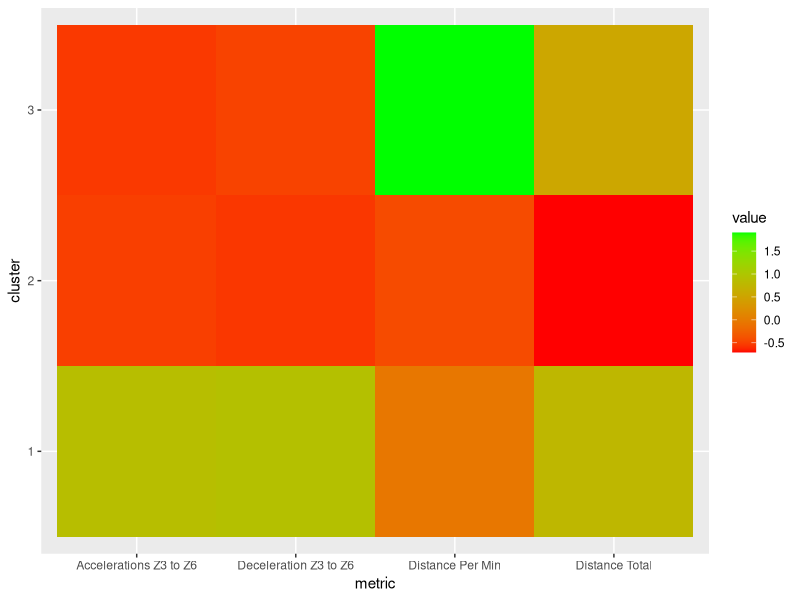
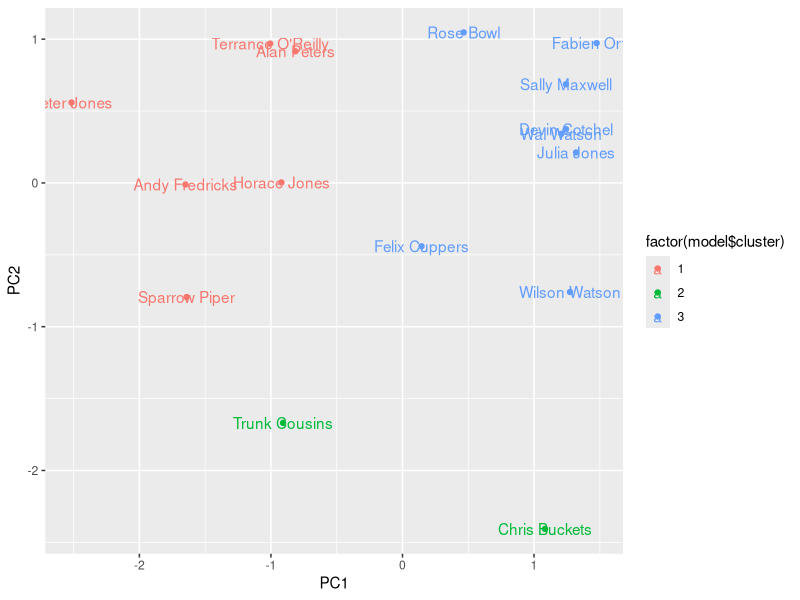
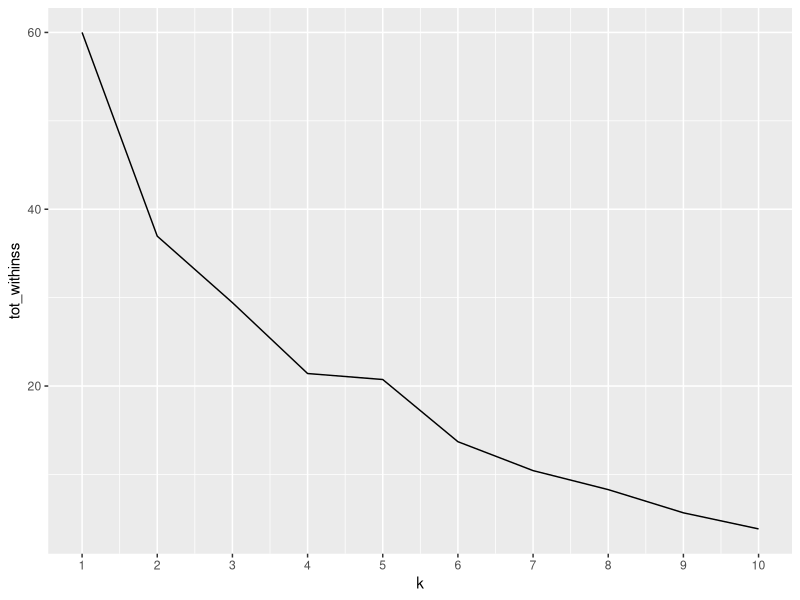

Source code (R) for these figures, in order:
rm(list=ls())
library(tidyverse)
library(lubridate)
library(purrr)

data <- read_csv('data/statsports.csv')

glimpse(data)

vars <- c(
  "Accelerations Z3 to Z6", 
  "Deceleration Z3 to Z6",
  "Distance Per Min",
  "Distance Total",
  #"Dynamic Stress Load",
  #"Sprints",
  "Player Display Name",
  "Type")

data <- data %>% 
  select(vars) %>%
  filter(Type == 'Training') %>% 
  select(-c("Type"))

data_by_athlete <- data %>% 
  group_by(`Player Display Name`) %>% 
  summarise_all(mean)  %>%
  mutate_if(is.numeric, scale)




glimpse(data_by_athlete)



model <- kmeans(data_by_athlete %>% select(-c(`Player Display Name`)), centers = 3)

library(tidyr)

centers_df <- as.data.frame(model$centers) %>% rownames_to_column("cluster")
gather(centers_df, k = metric, value = value, -cluster) %>%
  ggplot(aes(metric, cluster, fill = value)) + 
  geom_tile() +
  scale_fill_gradient(high = "green", low = "red")


data <- data_by_athlete %>% select(-c(`Player Display Name`))
pcs <- prcomp(data)
summary(pcs)


attributes(pcs)
pcs$x

model <- kmeans(data, centers = 3)
dd2 <- cbind(data_by_athlete, pcs$x, model$cluster)



ggplot(dd2, aes(PC1, PC2, label = `Player Display Name`, color = factor(model$cluster))) + 
  geom_point() + 
  geom_text()


scaled_data_for_clustering <- data_by_athlete %>% 
  select(-c(`Player Display Name`)) %>%
  mutate_all(scale)

tot_withinss <- map_dbl(1:10, function(k) {
  print(k)
  model <- kmeans(scaled_data_for_clustering, centers = k)
  model$tot.withinss
})

data.frame(
  k = 1:10,
  tot_withinss = tot_withinss
) %>% ggplot(aes(k, tot_withinss)) + geom_line() + scale_x_continuous(breaks = 1:10)






